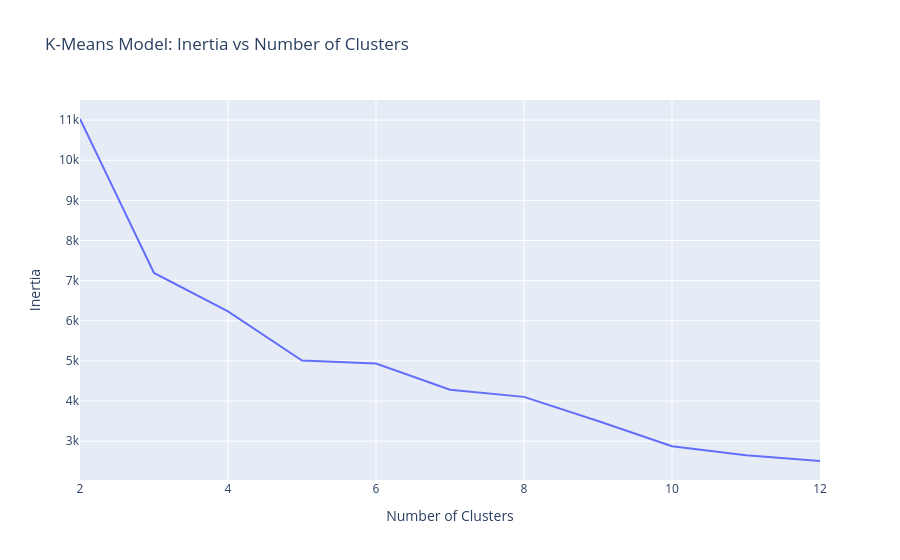

Notebook code cell kept with this figure:
### Markdown cell above
The first few values give you a feel for the trajectory — inertia starting high
and falling, silhouette hovering in its [−1, 1] range. The plots that follow turn
these lists into a decision.

Plot inertia against the number of clusters and look for the **elbow** — where the
steep decline gives way to a gentle one.

**Code 6.3.6.2**:

### Code cell
# Create a line plot of inertia_errors vs n_clusters
fig = px.line(
    x=n_clusters,
    y=inertia_errors,
    title="K-Means Model: Inertia vs Number of Clusters"
)
# Set x-axis to "Number of Clusters", y-axis to "Inertia"
fig.update_layout(xaxis_title="Number of Clusters", yaxis_title="Inertia")
fig.show()

### Figure 1 — Plotly figure (JSON) as saved in the notebook; plotly's stock layout.template omitted (floating-point values rounded to 4 significant figures)
{"data": [{"hovertemplate": "x=%{x}<br>y=%{y}<extra></extra>", "legendgroup": "", "line": {"color": "#636efa", "dash": "solid"}, "marker": {"symbol": "circle"}, "mode": "lines", "name": "", "orientation": "v", "showlegend": false, "type": "scatter", "x": [2, 3, 4, 5, 6, 7, 8, 9, 10, 11, 12], "xaxis": "x", "y": [11030.0, 7191.0, 6233.0, 5010.0, 4936.0, 4282.0, 4104.0, 3503.0, 2875.0, 2646.0, 2505.0], "yaxis": "y"}], "layout": {"legend": {"tracegroupgap": 0}, "title": {"text": "K-Means Model: Inertia vs Number of Clusters"}, "xaxis": {"anchor": "y", "domain": [0, 1], "title": {"text": "Number of Clusters"}}, "yaxis": {"anchor": "x", "domain": [0, 1], "title": {"text": "Inertia"}}}}
